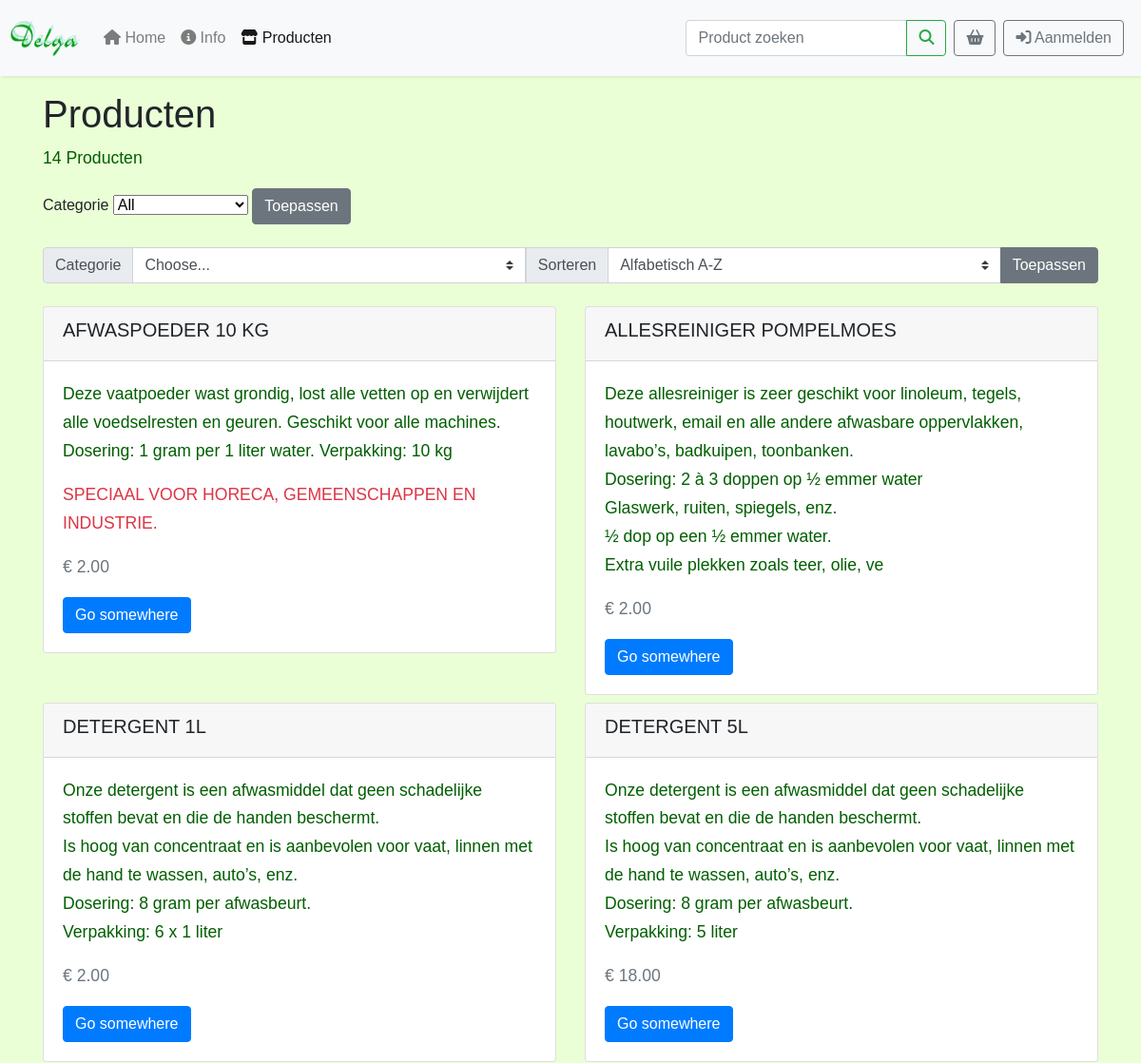
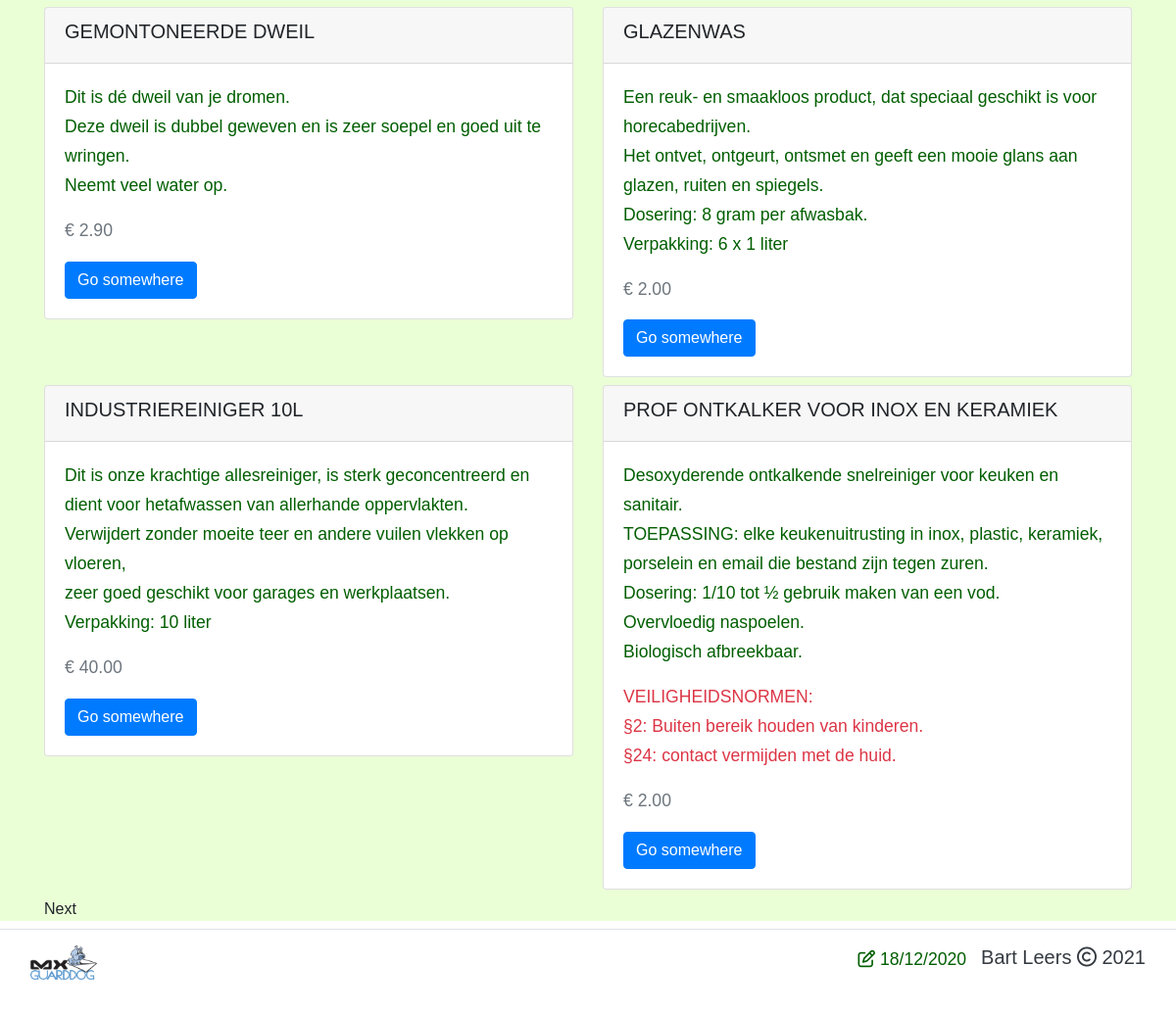
The page /producten.php on the database its author committed (2 pictures, top to bottom).
### tables this page shows
CREATE TABLE `producten` (
    `product_id` int(4) UNSIGNED NOT NULL,
    `categorie_id` int(2) UNSIGNED NOT NULL,
    `product_naam` varchar(60) NOT NULL,
    `product_foto` varchar(60),
    `omschrijving` varchar(300) NOT NULL,
    `waarschuwing` varchar(250),
    `eenheidsprijs` decimal(7,2) NOT NULL,
    `btw` decimal(7,2) NOT NULL
);

### producten.php (the view, shortened to what this page needs)
<?php
$menu = 5;
$pdo_function = pdo_connect_mysql();
$stmt = $pdo_function->query('SELECT * FROM categorie');
$stmt->execute();
$categorie = isset($_GET['categorie']) ? $_GET['categorie'] : 'all';
$category_sql = '';
$sort = isset($_GET['sort']) ? $_GET['sort'] : 'sort1';
$num_products_on_each_page = 8;
$current_page = isset($_GET['p']) && is_numeric($_GET['p']) ? (int)$_GET['p'] : 1;
if ($sort == 'sort1') {
    $stmt = $pdo_function->prepare('SELECT p.* FROM producten p  ' . $category_sql . ' ORDER BY p.product_naam ASC LIMIT :page,:num_products');
} elseif ($sort == 'sort2') {
    $stmt = $pdo_function->prepare('SELECT p.* FROM producten p ' . $category_sql . ' ORDER BY p.product_naam DESC LIMIT :page,:num_products');
} else {
    $stmt = $pdo_function->prepare('SELECT p.* FROM producten p ' . $category_sql . ' LIMIT :page,:num_products');
}
$stmt->bindValue(':page', ($current_page - 1) * $num_products_on_each_page, PDO::PARAM_INT);
$stmt->bindValue(':num_products', $num_products_on_each_page, PDO::PARAM_INT);
$stmt->execute();
$products = $stmt->fetchAll(PDO::FETCH_ASSOC);
$stmt = $pdo_function->prepare('SELECT COUNT(*) FROM producten p ' . $category_sql);
$stmt->execute();
$total_products = $stmt->fetchColumn()
?>
<!DOCTYPE html>
<html class="h-100" lang="en">
<head>
    <link href="css/bootstrap.css" rel="stylesheet" type="text/css">
    <link href="css/delga.css" rel="stylesheet">
</head>
<body class="d-flex flex-column h-100">
<header>
    <?php include('includes/header.php'); ?>
</header>
<main class="flex-shrink-0" role="main">
    <div class="container">
        <div class="products content-wrapper">
            <h1>Producten</h1>
            <div class="products-header">
                <p><?= $total_products ?> Producten</p>
                <form action="" method="get" class="products-form">
                    <label class="categorie">
                        Categorie
                        <select name="categorie">
                            <option value="all"<?= ($categorie == 'all' ? ' selected' : '') ?>>All</option>
                        </select>
                    </label>
                    <button type="submit" class="btn btn-secondary">Toepassen</button>
                </form>
            </div>
            <div class="row"><br></div>
            <form action="" method="get" class="products-form">
                <div class="input-group">
                    <div class="input-group-prepend">
                        <label class="input-group-text" for="inputGroupSelect01">Categorie</label>
                    </div>
                    <select class="custom-select" id="inputGroupSelect01">
                        <option selected>Choose...</option>
                    </select>
                    <div class="input-group-prepend">
                        <label class="input-group-text" for="sort">Sorteren</label>
                    </div>
                    <select class="custom-select" name="sort" id="sort">
                        <option value="sort1"<?= ($sort == 'sort1' ? ' selected' : '') ?> selected>Alfabetisch A-Z
                        </option>
                    </select>
                    <div class="input-group-append">
                        <button class="btn btn-secondary" type="submit">Toepassen</button>
                    </div>
                </div>
            </form>
            <div class="row"><br></div>
            <div class="row" id="page-content-wrapper">
                <?php foreach ($products as $product): ?>
                    <div class="col-md-6">
                        <div class="card mb-2">
                            <div class="card-header">
                                <h5><?= $product['product_naam'] ?></h5>
                            </div>
                            <div class="card-body">
                                <p class="card-text">
                                    <?= $product['omschrijving'] ?>
                                </p>
                                <p class="text-danger">  <?= $product['waarschuwing'] ?></p>
                                <p class="card-text text-secondary"> <?= '€ ' ?><?= number_format($product['eenheidsprijs'], 2) ?></p>
                                <a href="#" class="btn btn-primary">Go somewhere</a>
                            </div>
                        </div>
                    </div>
                <?php endforeach; ?>
            </div>
            <div class="buttons">
                <?php if ($total_products > ($current_page * $num_products_on_each_page) - $num_products_on_each_page + count($products)): ?>
                    <a href="producten.php?p=<?= $current_page + 1 ?>&categorie_id=<?= $categorie ?>&sort=<?= $sort ?>">Next</a>
                <?php endif; ?>
            </div>
        </div>
</main>
<?php include('includes/footer.php'); ?>
</body>
</html>

### includes/header.php (shortened to what this page needs)
<nav class="navbar navbar-expand-lg navbar-light fixed-top bg-light">
    <a class="navbar-brand" href="index.php"><img alt="" height="40" src="images/delga_gif.gif" width="75"></a>
    <div class="collapse navbar-collapse" id="navbar">
        <ul class="navbar-nav mr-auto">
            <?php
            switch ($menu) {
                    ?>
                    <?php
                case 5:
                    ?>
                    <li class="nav-item">
                        <a class="nav-link" href="index.php"><i class="fas fa-home"></i> Home</a>
                    </li>
                    <li class="nav-item">
                        <a class="nav-link" href="info.php"><i class="fas fa-info-circle"></i> Info</a>
                    </li>
                    <li class="nav-item active">
                        <a class="nav-link" href="producten.php"><i class="fas fa-store"></i> Producten</a>
                    </li>
                    <?php
                    break;
                    ?>
                <?php endif;
            }
            ?>
        </ul>
        <?php
        if (isset($_SESSION['loggedin'])) {
            include('includes/header_logout.php');
        } else
            include('includes/header_login.php');
        ?>
    </div>
</nav>

### includes/header_login.php
<form class="form-inline mt-2 mt-md-0">
    <div class="input-group mr-sm-2">
        <input type="text" class="form-control" placeholder="Product zoeken" aria-label="Product zoeken" aria-describedby="button-addon">
        <div class="input-group-append">
            <button class="btn btn-outline-success" type="submit"><i class="fas fa-search"></i></button>
        </div>
    </div>
    <div class="btn-group mr-2">
        <button class="btn btn-outline-secondary my-2 my-sm-0" type="submit"><i class="fas fa-shopping-basket"></i></button>
    </div>
    <div class="btn-group mr-2">
        <a class="btn btn-sm-0 btn-outline-secondary" href="login.php"></span><i class="fas fa-sign-in-alt"></i> Aanmelden</a>
    </div>
</form>

### includes/footer.php (shortened to what this page needs)
<footer class="bg-white text-dark mt-auto py-2">
    <div class="modal-footer">
        <div class="container-fluid">
            <div class="row">
                <div class="col-auto mr-auto"><a href="http://www.mxguarddog.com/"><img src="images/mxguarddog.gif"
                                                                                        class="figure-img rounded"
                                                                                        alt="anti spam"
                                                                                        style="width:35%"></a></div>
                <p><i class="far fa-edit"></i> 18/12/2020</p>
                <div class="col-auto">
                    <address>
                        <h5>Bart Leers <i class="far fa-copyright"></i> 2021 </h5>
                    </address>
                </div>
            </div>
        </div>
    </div>
</footer>

### css/delga.css (style rules this page uses)
body { font-family: Verdana, Arial, Helvetica, sans-serif; background: #EBFFD7; padding-top: 6rem; }
p { font-family: 'Poppins', sans-serif; font-size: 1.1em; font-weight: 300; line-height: 1.7em; color: #005E00; }
a, a:hover, a:focus { color: inherit; text-decoration: none; transition: all 0.3s; }
.navbar { padding: 15px 10px; background: #fff; border: none; border-radius: 0; box-shadow: 1px 1px 3px rgba(0, 0, 0, 0.1); }

### rows shown on the page
producten: product_naam "AFWASPOEDER 10 KG", omschrijving "Deze vaatpoeder wast grondig, lost alle vetten op en verwijdert alle voedselresten en geuren. Geschikt voor alle machines. Dosering: 1 gram per 1 liter water. Verpakking: 10 kg", waarschuwing "SPECIAAL VOOR HORECA, GEMEENSCHAPPEN EN INDUSTRIE.", eenheidsprijs "2.00"
producten: product_naam "ALLESREINIGER POMPELMOES", omschrijving "Deze allesreiniger is zeer geschikt voor linoleum, tegels, houtwerk, email en alle andere afwasbare oppervlakken, lavabo’s, badkuipen, toonbanken. Dosering: 2 à 3 doppen op ½ emmer water Glaswerk, ruiten, spiegels, enz. ½ dop op een ½ emmer water. Extra vuile plekken zoals teer, olie, ve", eenheidsprijs "2.00"
producten: product_naam "DETERGENT 1L", omschrijving "Onze detergent is een afwasmiddel dat geen schadelijke stoffen bevat en die de handen beschermt. Is hoog van concentraat en is aanbevolen voor vaat, linnen met de hand te wassen, auto’s, enz. Dosering: 8 gram per afwasbeurt. Verpakking: 6 x 1 liter", eenheidsprijs "2.00"
producten: product_naam "DETERGENT 5L", omschrijving "Onze detergent is een afwasmiddel dat geen schadelijke stoffen bevat en die de handen beschermt. Is hoog van concentraat en is aanbevolen voor vaat, linnen met de hand te wassen, auto’s, enz. Dosering: 8 gram per afwasbeurt. Verpakking: 5 liter", eenheidsprijs "18.00"
producten: product_naam "GEMONTONEERDE DWEIL", omschrijving "Dit is dé dweil van je dromen. Deze dweil is dubbel geweven en is zeer soepel en goed uit te wringen. Neemt veel water op.", eenheidsprijs "2.90"
producten: product_naam "GLAZENWAS", omschrijving "Een reuk- en smaakloos product, dat speciaal geschikt is voor horecabedrijven. Het ontvet, ontgeurt, ontsmet en geeft een mooie glans aan glazen, ruiten en spiegels. Dosering: 8 gram per afwasbak. Verpakking: 6 x 1 liter", eenheidsprijs "2.00"
producten: product_naam "INDUSTRIEREINIGER 10L", omschrijving "Dit is onze krachtige allesreiniger, is sterk geconcentreerd en dient voor hetafwassen van allerhande oppervlakten. Verwijdert zonder moeite teer en andere vuilen vlekken op vloeren, zeer goed geschikt voor garages en werkplaatsen. Verpakking: 10 liter", eenheidsprijs "40.00"
producten: product_naam "PROF ONTKALKER VOOR INOX EN KERAMIEK", omschrijving "Desoxyderende ontkalkende snelreiniger voor keuken en sanitair. TOEPASSING: elke keukenuitrusting in inox, plastic, keramiek, porselein en email die bestand zijn tegen zuren. Dosering: 1/10 tot ½ gebruik maken van een vod. Overvloedig naspoelen. Biologisch afbreekbaar.", waarschuwing "VEILIGHEIDSNORMEN: §2: Buiten bereik houden van kinderen. §24: contact vermijden met de huid.", eenheidsprijs "2.00"

### other values the page prints
$total_products "14"
